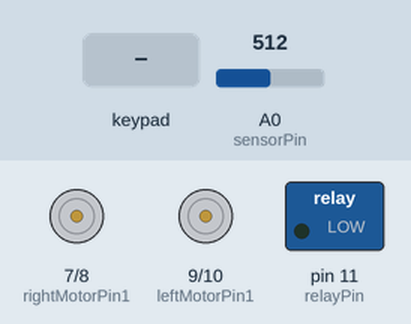
Recording of a sketch running on a simulated Arduino Uno, built with avr-gcc and run on an emulated ATmega328P. Shown: motor-driver pin pairs drawn as motors (green arrow = first pin HIGH = forward, orange = second pin HIGH = backward, longer = more drive, scaled by the enable pin), switched loads named in the sketch (green lamp = pin HIGH). Inputs (shaded band) come from the test bench; at power-on: A0 (sensorPin) = 512.

Above: at 1.2 s.
1.3 s: key 'U' pressed
At 1.5 s:
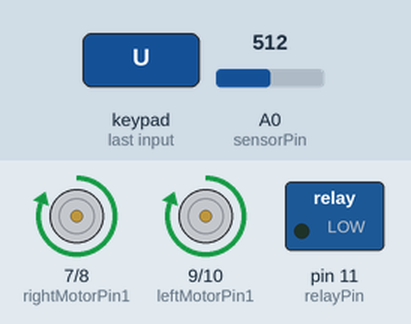
3.2 s: key 'D' pressed
At 3.4 s:
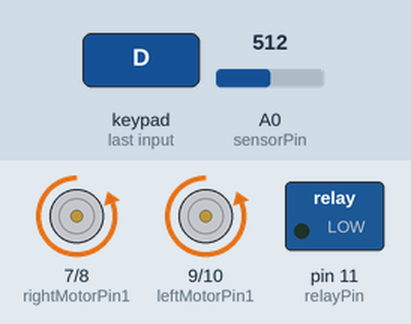
5.1 s: key 'L' pressed
At 5.3 s:
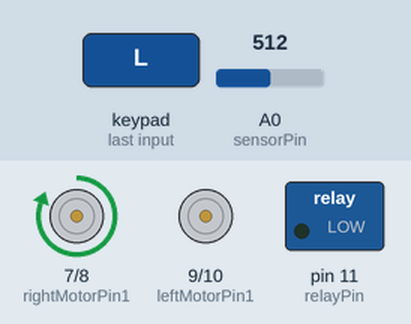
7.0 s: key 'R' pressed
At 7.2 s:
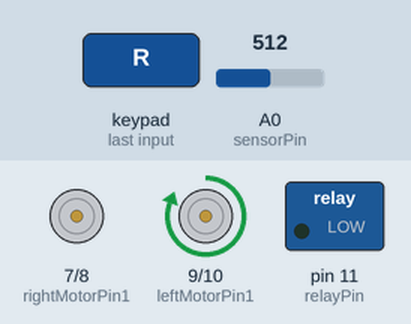
8.9 s: key 'T' pressed
At 9.3 s:
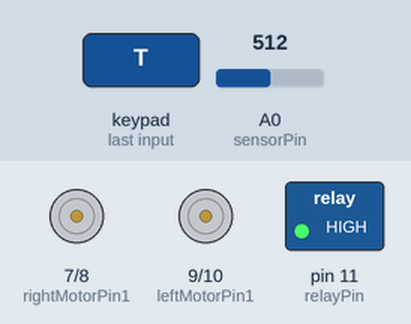
10.4 s: key 'O' pressed
At 11.6 s:
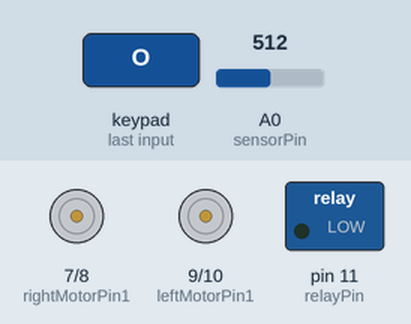
Timing chart, 0 to 12.9 s (numbered marks = the images above; inputs shaded):
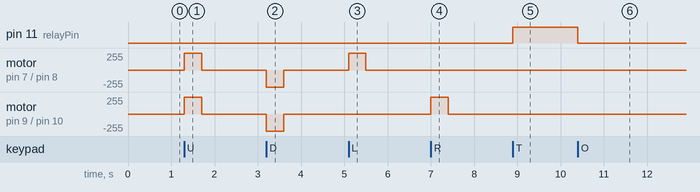

Measured:
- after the input at 1.3 s, motor on pin 7 (rightMotorPin1) / pin 8 (rightMotorPin2), motor on pin 9 (leftMotorPin1) / pin 10 (leftMotorPin2): stopped → forward 255/255 at once, → stopped 0.40 s later
- after the input at 3.2 s, motor on pin 7 (rightMotorPin1) / pin 8 (rightMotorPin2), motor on pin 9 (leftMotorPin1) / pin 10 (leftMotorPin2): stopped → backward 255/255 at once, → stopped 0.40 s later
- after the input at 5.1 s, motor on pin 7 (rightMotorPin1) / pin 8 (rightMotorPin2): stopped → forward 255/255 at once, → stopped 0.40 s later
- after the input at 7.0 s, motor on pin 9 (leftMotorPin1) / pin 10 (leftMotorPin2): stopped → forward 255/255 at once, → stopped 0.40 s later
- after the input at 8.9 s, pin 11 (relayPin): LOW → HIGH at once
- after the input at 10.4 s, pin 11 (relayPin): HIGH → LOW at once

The sketch:

Code.ino
```cpp
#define CUSTOM_SETTINGS
#define INCLUDE_GAMEPAD_MODULE
#include <Dabble.h>

#define sensorPin A0
#define relayPin 11

// Right Motor
int enableRightMotor = 5;
int rightMotorPin1 = 7;
int rightMotorPin2 = 8;

// Left Motor
int enableLeftMotor = 6;
int leftMotorPin1 = 9;
int leftMotorPin2 = 10;


// Value for storing water level
int val = 0;


void setup() {
  pinMode(relayPin, OUTPUT);
  digitalWrite(relayPin, LOW);
	Serial.begin(9600);

  pinMode(enableRightMotor,OUTPUT);
  pinMode(rightMotorPin1,OUTPUT);
  pinMode(rightMotorPin2,OUTPUT);

  pinMode(enableLeftMotor,OUTPUT);
  pinMode(leftMotorPin1,OUTPUT);
  pinMode(leftMotorPin2,OUTPUT);
  rotateMotor(0,0);

  Dabble.begin(9600, 2, 3);
}

void loop() {
  int rightMotorSpeed=0;
  int leftMotorSpeed=0;


	int level = readSensor();


  Dabble.processInput();

      if (GamePad.isUpPressed())
      {
        rightMotorSpeed = 255;
        leftMotorSpeed = 255;
      }

      if (GamePad.isDownPressed())
      {
        rightMotorSpeed = -255;
        leftMotorSpeed = -255;
      }

      if (GamePad.isLeftPressed())
      {
        rightMotorSpeed = 255;
        leftMotorSpeed = 0;
      }

      if (GamePad.isRightPressed())
      {
        rightMotorSpeed = 0;
        leftMotorSpeed = 255;
      }

      if (GamePad.isTrianglePressed())
      {
        digitalWrite(relayPin, HIGH);
      }

      if (GamePad.isCirclePressed())
      {
        digitalWrite(relayPin, LOW);
      }


      rotateMotor(rightMotorSpeed, leftMotorSpeed);


}


int readSensor() {
	val = analogRead(sensorPin);
	return val;
}

void rotateMotor(int rightMotorSpeed, int leftMotorSpeed)
{
  if (rightMotorSpeed < 0)
  {
    digitalWrite(rightMotorPin1,LOW);
    digitalWrite(rightMotorPin2,HIGH);
  }
  else if (rightMotorSpeed >= 0)
  {
    digitalWrite(rightMotorPin1,HIGH);
    digitalWrite(rightMotorPin2,LOW);
  }

  if (leftMotorSpeed < 0)
  {
    digitalWrite(leftMotorPin1,LOW);
    digitalWrite(leftMotorPin2,HIGH);
  }
  else if (leftMotorSpeed >= 0)
  {
    digitalWrite(leftMotorPin1,HIGH);
    digitalWrite(leftMotorPin2,LOW);
  }

  analogWrite(enableRightMotor, abs(rightMotorSpeed));
  analogWrite(enableLeftMotor, abs(leftMotorSpeed));
}
```
